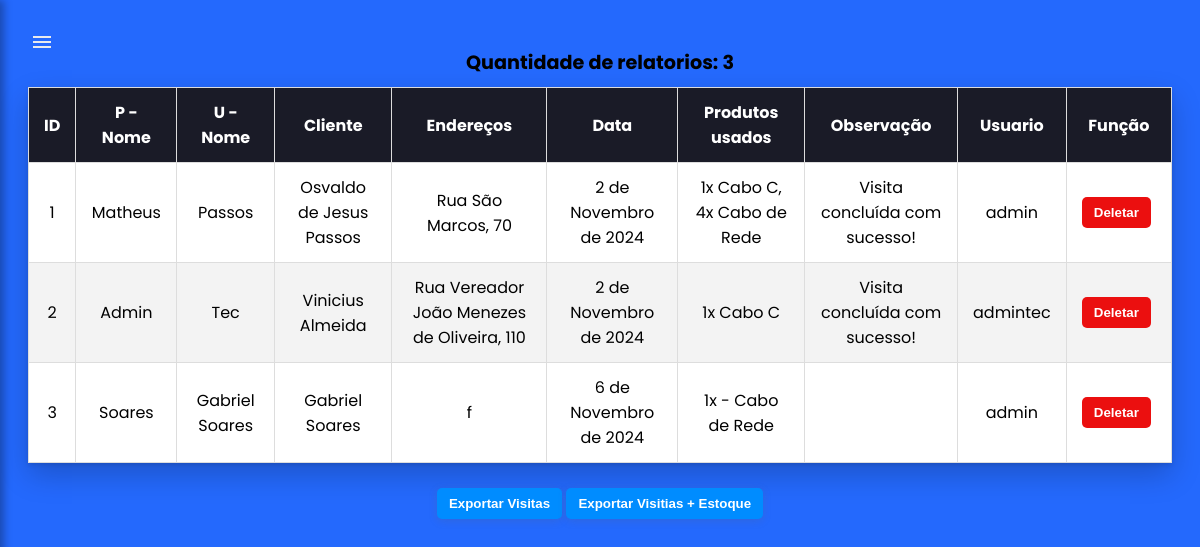
Page /sistema/visita_tecnica/historico/ (signed in) on the earlier database version.
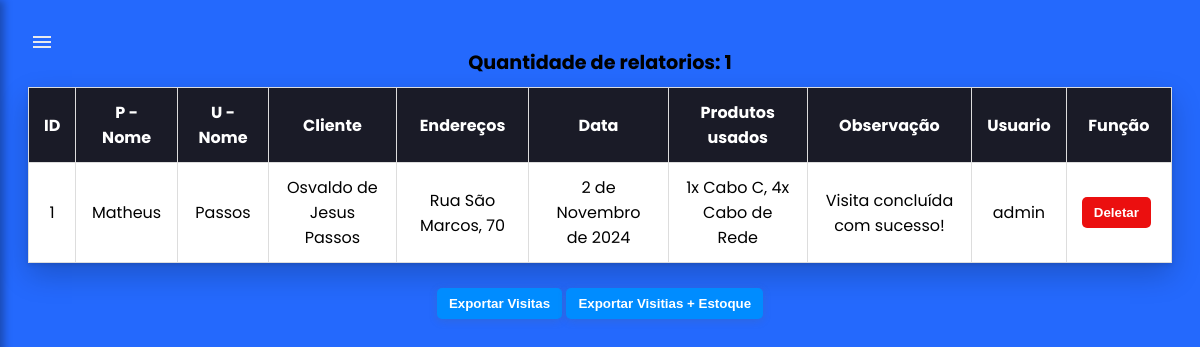
Same page on the later database version.
### visita_tecnico/models.py (models this page shows, shortened)
class RelatoriosVisitas(models.Model):
    id_visita = models.AutoField(primary_key=True)
    usuario = models.CharField(max_length=150, null=False)
    nom_tecnico = models.CharField(max_length=150, null=False)
    nom_tecnico_f = models.CharField(max_length=150)
    nom_cliente = models.CharField(max_length=150, null=False)
    endereco = models.CharField(max_length=250, null=False)
    data = models.DateField(null=False, blank=True)
    prod_usado = models.CharField(max_length=255, null=False)
    observacao = models.TextField(null=False, blank=True)
    user = models.ForeignKey(User, on_delete = models.CASCADE)

### visita_tecnico/views.py (the view)
# urls.py: path('historico/', views.historico, name = 'historico' ),
@login_required
def historico(request): #Aqui é a views responsavel pela parte do historico em si
    if request.method == 'GET':
        verrelat = RelatoriosVisitas.objects.all()
        return render(request, 'historico.html', {'verrelat': verrelat})

### visita_tecnico/templates/historico.html (shortened to what this page needs)
{% load static %}
{% load permission_tags %}
<!DOCTYPE html>
<html lang="pt-BR">
<head>
    <link rel="stylesheet" href="{% static "visita_tecnico/css/historico_visitas.css" %}">
</head>
{% if user|has_role:'gerente' %}
<body>
    <div class="menu-toggle" onclick="toggleSidebar()">
        <svg xmlns="http://www.w3.org/2000/svg" height="24px" viewBox="0 -960 960 960" width="24px" fill="#e8eaed" class="icone-menu"><path d="M120-240v-80h720v80H120Zm0-200v-80h720v80H120Zm0-200v-80h720v80H120Z"/></svg>
    </div>
    <div class="tabela">
        <table border="1">
            <caption>Quantidade de relatorios: {{ verrelat|length }}</caption>
            <thead>
                <tr>
                    <th>ID</th>
                    <th>P - Nome</th>
                    <th>U - Nome</th>
                    <th>Cliente</th>
                    <th>Endereços</th>
                    <th>Data</th>
                    <th>Produtos usados</th>
                    <th>Observação</th>
                    <th>Usuario</th>
                    <th>Função</th>
                </tr>
            </thead>
            <tbody>
                {% for relatorio in verrelat %}
                <tr>
                    <td>{{ relatorio.id_visita }}</td>
                    <td>{{ relatorio.nom_tecnico }}</td>
                    <td>{{ relatorio.nom_tecnico_f }}</td>
                    <td>{{ relatorio.nom_cliente }}</td>
                    <td>{{ relatorio.endereco }}</td>
                    <td>{{ relatorio.data }}</td>
                    <td>{{ relatorio.prod_usado }}</td>
                    <td>{{ relatorio.observacao }}</td>
                    <td>{{ relatorio.user }}</td>
                    <td>
                        <button id="deletar" onclick="openModal('{% url 'deletar_visita' relatorio.id_visita %}')">Deletar</button>
                    </td>
                {% endfor %}
            </tbody>
        </table>
        <div>
            <br><a href="{% url 'exportar_csvh' %}"><button id = 'csv'>Exportar Visitas</button></a>
            <a href="{% url 'exportar_csv_geral' %}"><button id = 'csvg'>Exportar Visitias + Estoque</button></a>
        </div>
</div>
</body>
{% endif %}

### template/static/visita_tecnico/css/historico_visitas.css (style rules this page uses)
body { font-family: "Poppins", sans-serif; background-color: rgb(36, 105, 253); height: 110vh; background-size: cover; background-position: center; background-repeat:no-repeat ; }
.tabela { display: flex; flex-direction: column; align-items: center; padding: 20px; }
.tabela table { width: 100%; max-width: 1200px; border-collapse: collapse; box-shadow: rgba(0, 0, 0, 0.2) 0px 12px 28px 0px, rgba(0, 0, 0, 0.1) 0px 2px 4px 0px, rgba(255, 255, 255, 0.05) 0px 0px 0px 1px inset; margin-top: 20px; background: #ffffff; }
.tabela caption { font-size: 1.2em; font-weight: bold; margin-bottom: 10px; text-align: center; }
.tabela th, .tabela td { padding: 12px 15px; border: 1px solid #ddd; text-align: center; }
.tabela thead { background-color: #1A1B27; color: #ffffff; }
.tabela button { padding: 8px 12px; border: none; border-radius: 5px; color: white; cursor: pointer; font-weight: bold; }
#deletar { background-color: #eb0f0f; margin-right: 5px; }
#csv, #csvg { background-color: #008cff; box-shadow: rgba(99, 99, 99, 0.2) 0px 2px 8px 0px; }
.menu-toggle { position: fixed; top: 20px; left: 20px; color: #fff; padding: 10px; border-radius: 5px; cursor: pointer; z-index: 1002; }

Differences in the rows shown:
removed RelatoriosVisitas: id_visita "2", nom_tecnico "Admin", nom_tecnico_f "Tec", nom_cliente "Vinicius Almeida", endereco "Rua Vereador João Menezes de Oliveira, 110", data "2 de Novembro de 2024", prod_usado "1x Cabo C", observacao "Visita concluída com sucesso!", user "admintec"
removed RelatoriosVisitas: id_visita "3", nom_tecnico "Soares", nom_tecnico_f "Gabriel Soares", nom_cliente "Gabriel Soares", endereco "f", data "6 de Novembro de 2024", prod_usado "1x - Cabo de Rede", user "admin"
Other differences:
{{ verrelat|length }}: "3" → "1"
